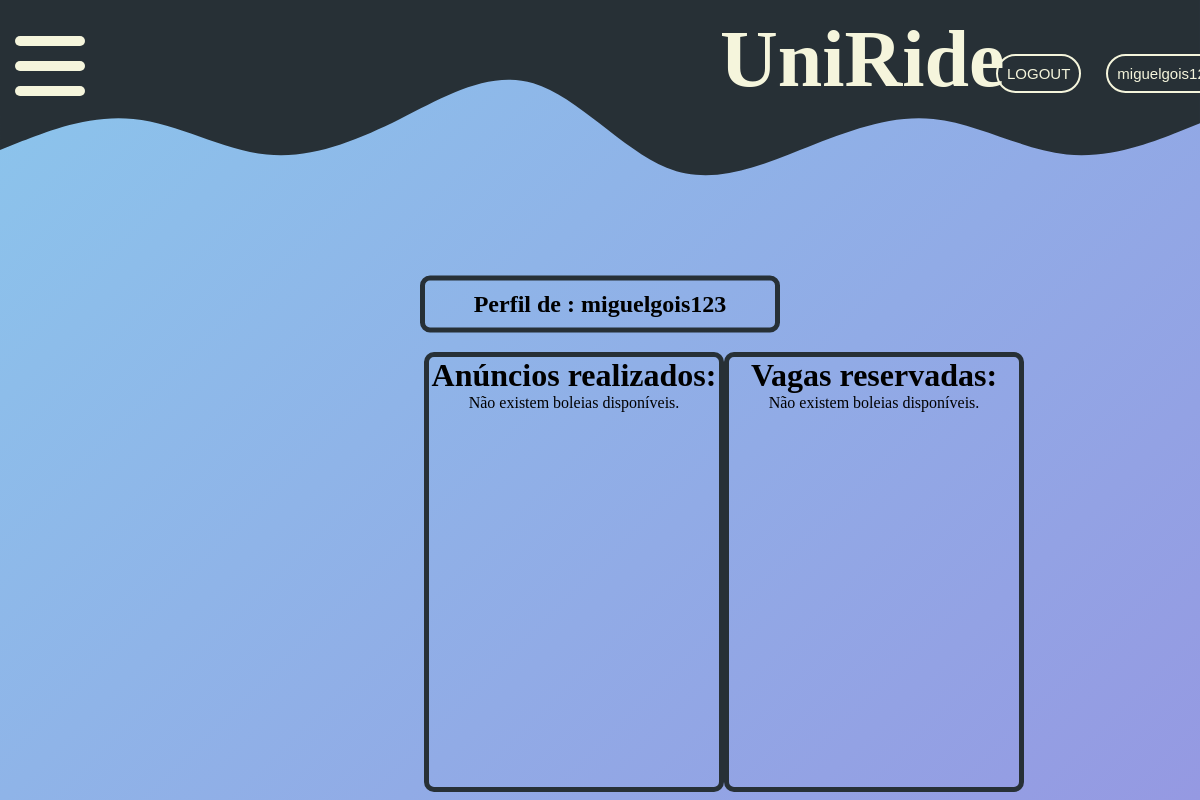
/user_info/ (signed in), run on an earlier commit of the app's database.
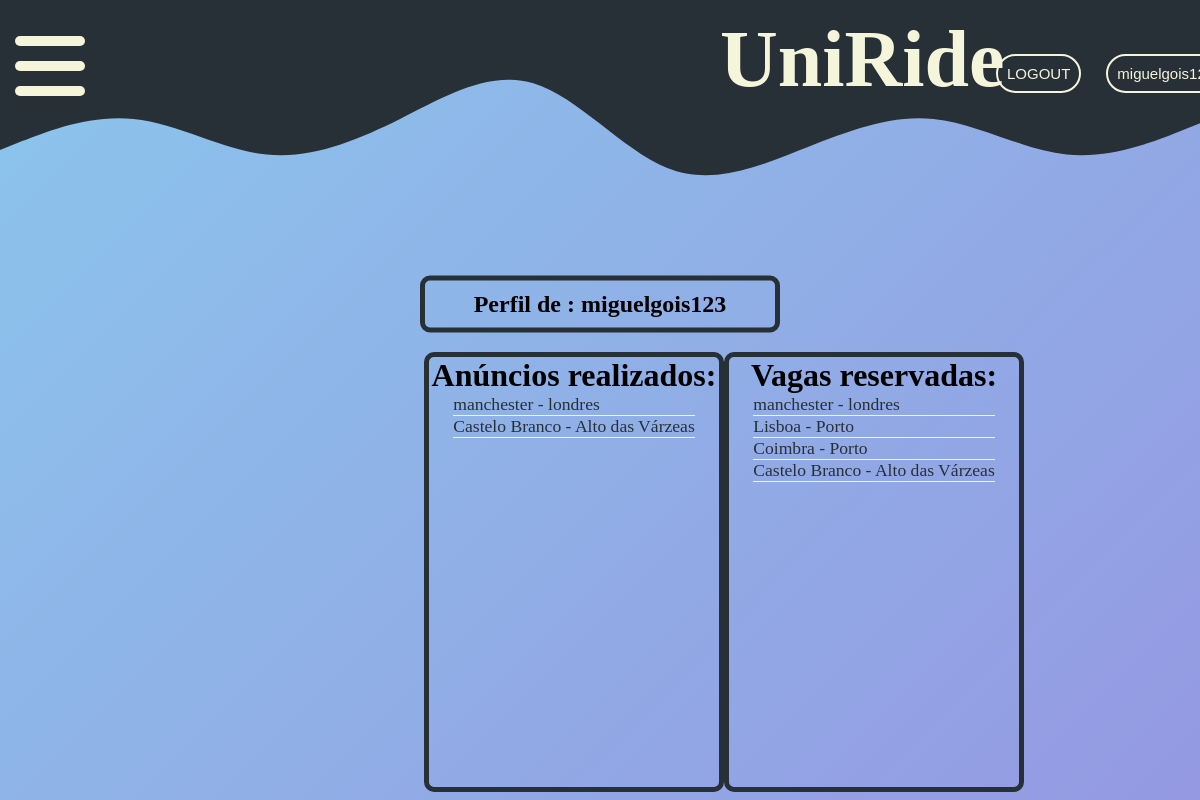
And on a later commit of the database.
### MyApp/models.py (models this page shows)
class Boleia(models.Model):
    motorista = models.ForeignKey(User, on_delete=models.CASCADE, related_name='boleias_as_motorista')
    users = models.ManyToManyField(User, blank=True, related_name='boleias_as_passageiro')
    partida = models.CharField(max_length=255)
    chegada = models.CharField(max_length=255)
    horario = models.DateTimeField()
    preco = models.DecimalField(max_digits=8, decimal_places=2)
    vagas = models.IntegerField()
    detalhes = models.TextField(blank=True)

### MyApp/views.py (the view)
# urls.py: path('user_info/', views.user_info_view, name='user_info'),
def user_info_view(request):
    user = request.user
    user_boleias = Boleia.objects.filter(users=user)
    motoristas = Boleia.objects.filter(motorista=user)
    context = {
        'user': user,
        'boleias': user_boleias,
        'motoristas':motoristas
    }
    return render(request, 'MyApp/user_info.html',context)

### MyApp/templates/MyApp/user_info.html (shortened to what this page needs)
{% extends "MyApp/index.html" %}
{% block content %}
 <section class="user_info">
      <h1 id="username_user"> Perfil de : {{ request.user }} </h1>
 </section>
     <div class="user_tables">
         <div class="anuncios_feitos">
             <h1>Anúncios realizados:</h1>
             <div id="anuncios_feitos_table">
                 <ul class="anuncios_feitos_ul">
                   {% if motoristas %}
                    {% for motorista in motoristas %}
                        <li>
                                <a href="{% url 'MyApp:detalhes' motorista.id %}">
                                <span> {{ motorista.partida }} - {{ motorista.chegada}}</span>
                                </a>
                        </li>
                {%endfor%}
                </ul>
                 {% else %}
                     <p>Não existem boleias disponíveis.</p>
                    {% endif %}
             </div>
         </div>
     <div class="boleias_Im_In">
         <h1>Vagas reservadas:</h1>
         <div id="boleias_Im_In_table">
            <ul class="boleias_Im_In_ul">
                    {% if boleias %}
                    {% for boleia in boleias %}
                        <li>
                                <a href="{% url 'MyApp:detalhes' boleia.id %}">
                                    <span> {{ boleia.partida }} - {{ boleia.chegada}} </span>
                                </a>
                        </li>
                    {% endfor %}
                </ul>
                 {% else %}
                    <p>Não existem boleias disponíveis.</p>
                    {% endif %}
         </div>
     </div>
     </div>
{% endblock %}

What changed in the data, as far as the page shows it:
added Boleia: partida "manchester", chegada "londres"
added Boleia: partida "Castelo Branco", chegada "Alto das Várzeas"
now on this page (row edited): Boleia: partida "Lisboa", chegada "Porto", shown under "Vagas reservadas:"
added Boleia: partida "Coimbra", chegada "Porto", shown under "Vagas reservadas:"
Also different on the page:
text no longer shown: "Não existem boleias disponíveis. Não existem boleias disponíveis."
